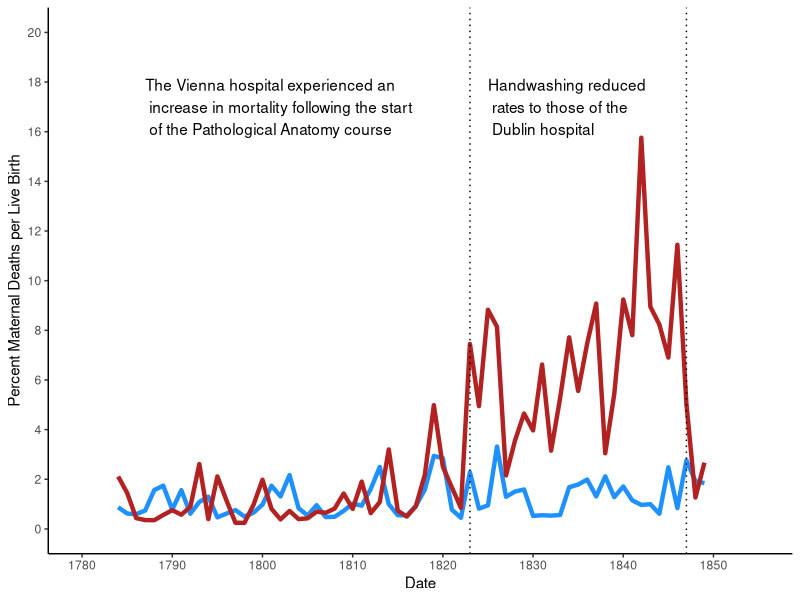

The R script that drew this image:
## ---- chunk 1
# Load in the tidyverse tools
library(tidyverse)

# Read in the provided data files
vienna <- read_csv("data/vienna_yearly.csv")
dublin <- read_csv("data/dublin_yearly.csv")

# Add variables for the hospital name and the percent deaths per live birth
vienna$Hospital <- "Vienna"
vienna$Rate <- vienna$Deaths/vienna$Births*100
dublin$Hospital <- "Dublin"
dublin$Rate <- dublin$Deaths/dublin$Births*100

# Join the data sets into one long data table for plotting
plotData <- rbind(vienna,dublin)
## ---- chunk 2
ggplot(plotData, aes(x=Year, y=Rate, colour=Hospital)) +
	scale_x_continuous(limits = c(1780, 1855), breaks = seq(1780, 1850, by = 10)) +
	scale_y_continuous(limits = c(0, 20), breaks = seq(0, 20, by = 2)) +
	geom_line(size=1.5) +
	labs(x="Date", y="Percent Maternal Deaths per Live Birth") +
	theme_classic() +
	scale_color_manual(values=c("dodgerblue", "firebrick")) +
	geom_vline(xintercept = 1823, linetype = "dotted") +
	annotate("text", x = 1787, y = 17, label = "The Vienna hospital experienced an \n increase in mortality following the start \n of the Pathological Anatomy course", hjust = 0) +
	geom_vline(xintercept = 1847, linetype = "dotted") +
	annotate("text", x = 1825, y = 17, label = "Handwashing reduced \n rates to those of the \n Dublin hospital", hjust = 0) +
	theme(legend.position = "none")
